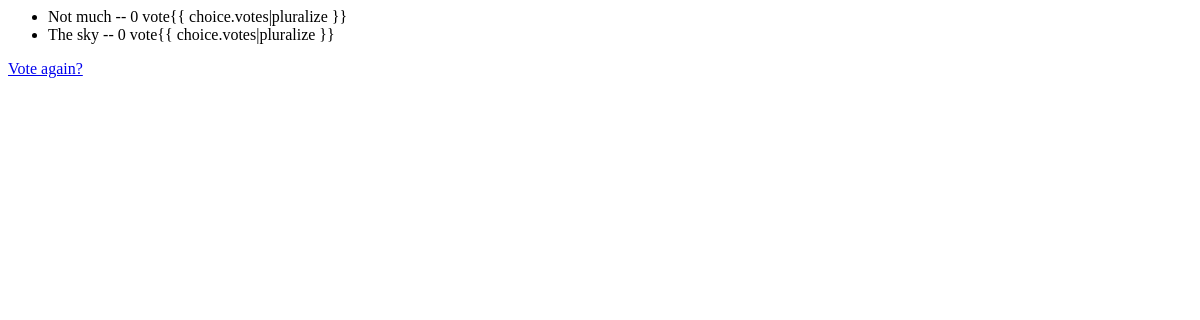
/polls/1/results/, run on an earlier commit of the app's database.
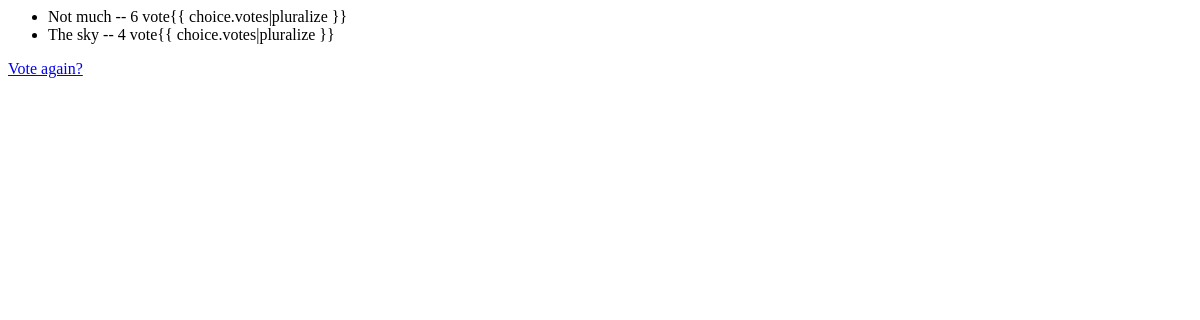
And on a later commit of the database.
### polls/models.py (models this page shows, shortened)
class Choice(models.Model):
    question = models.ForeignKey(Question, on_delete=models.CASCADE)
    choice_text = models.CharField(max_length=200)
    votes = models.IntegerField(default=0)

### polls/views.py (the view)
# urls.py: path("<int:pk>/results/", views.ResultsView.as_view(), name="results"),
class ResultsView(generic.DetailView):
    model = Question
    template_name = "polls/results.html"

### polls/templates/polls/results.html
<ul>
  {% for choice in question.choice_set.all %}
  <li>
    {{ choice.choice_text }} -- {{ choice.votes }} vote{{ choice.votes|pluralize
    }}
  </li>
  {% endfor %}
</ul>
<a href="{% url 'polls:detail' question.id %}">Vote again?</a>

What changed in the data, as far as the page shows it:
changed Choice "Not much": votes "0" → "6"
changed Choice "The sky": votes "0" → "4"
